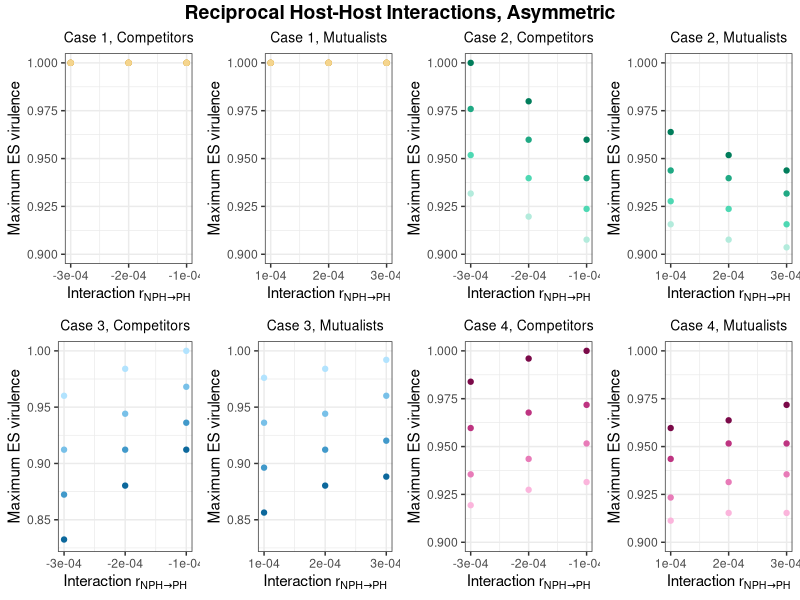

Write R code to recreate this figure.
library(ggplot2)
library(ggpubr)
cbPalette <- c("#999999", "#E69F00", "#56B4E9", "#009E73", "#F0E442", "#0072B2", "#D55E00", "#CC79A7")

onwardtrans_recip_com<- read.table(header = TRUE, text = "
 n      high	highmed  medlow low
-0.0003	0.832446809	0.872340426	0.912234043	0.960106383
-0.0002	0.880319149	0.912234043	0.944148936	0.984042553
-0.0001	0.912234043	0.936170213	0.968085106	1
")


onwardrecip_com <- ggplot(data = onwardtrans_recip_com, aes(x = n)) +
  scale_colour_manual(values=cbPalette)+
  geom_point(aes(y = high), color = "#0C689C") + 
  geom_point(aes(y = highmed), color = "#4199CA") +
  geom_point(aes(y = medlow), color = "#78C0E8") + 
  geom_point(aes(y = low), color = "#B2E3FE") +
  ggtitle("Case 3, Competitors")+
  theme_bw()+
  ylim(0.83,1)+
  theme(plot.title = element_text(hjust = 0.5))+
  theme(plot.title = element_text(size = 10))+
  scale_x_continuous(breaks=seq(-0.0003,-0.0001,0.0001))+
  labs(x = expression("Interaction r"["NPH" %->% "PH"])) + ylab("Maximum ES virulence")

onwardtrans_recip_mut<- read.table(header = TRUE, text = "
 n      high	highmed  medlow low
0.0001	0.856382979	0.896276596	0.936170213	0.97606383
0.0002	0.880319149	0.912234043	0.944148936	0.984042553
0.0003	0.888297872	0.920212766	0.960106383	0.992021277
")


onwardrecip_mut <- ggplot(data = onwardtrans_recip_mut, aes(x = n)) +
  scale_colour_manual(values=cbPalette)+
  geom_point(aes(y = high), color = "#0C689C") + 
  geom_point(aes(y = highmed), color = "#4199CA") +
  geom_point(aes(y = medlow), color = "#78C0E8") + 
  geom_point(aes(y = low), color = "#B2E3FE") +
  ggtitle("Case 3, Mutualists")+
  theme_bw()+
  ylim(0.83,1)+
  theme(plot.title = element_text(hjust = 0.5))+
  theme(plot.title = element_text(size = 10))+
  scale_x_continuous(breaks=seq(0.0001,0.0003,0.0001))+
  labs(x = expression("Interaction r"["NPH" %->% "PH"])) + ylab("Maximum ES virulence")


suscep_recip_com<- read.table(header = TRUE, text = "
 n      high	highmed  medlow low
-0.0003	1	1	1	1
-0.0002	1	1	1	1
-0.0001	1	1	1	1
")

susceprecip_com <- ggplot(data = suscep_recip_com, aes(x = n)) +
  scale_colour_manual(values=cbPalette)+
  geom_point(aes(y = high), color = "#AB7703") + 
  geom_point(aes(y = highmed), color = "#D3A235") +
  geom_point(aes(y = medlow), color = "#E7BE63") + 
  geom_point(aes(y = low), color = "#F5D58E") +
  ggtitle("Case 1, Competitors")+
  theme_bw()+
  ylim(0.9,1)+
  theme(plot.title = element_text(hjust = 0.5))+
  theme(plot.title = element_text(size = 10))+
  scale_x_continuous(breaks=seq(-0.0003,-0.0001,0.0001))+
  labs(x = expression("Interaction r"["NPH" %->% "PH"])) + ylab("Maximum ES virulence")


suscep_recip_mut<- read.table(header = TRUE, text = "
 n      high	highmed  medlow low
0.0001	1	1	1	1
0.0002	1	1	1	1
0.0003	1	1	1	1
")

susceprecip_mut <- ggplot(data = suscep_recip_mut, aes(x = n)) +
  scale_colour_manual(values=cbPalette)+
  geom_point(aes(y = high), color = "#AB7703") + 
  geom_point(aes(y = highmed), color = "#D3A235") +
  geom_point(aes(y = medlow), color = "#E7BE63") + 
  geom_point(aes(y = low), color = "#F5D58E") +
  ggtitle("Case 1, Mutualists")+
  theme_bw()+
  ylim(0.9,1)+
  theme(plot.title = element_text(hjust = 0.5))+
  theme(plot.title = element_text(size = 10))+
  scale_x_continuous(breaks=seq(0.0001,0.0003,0.0001))+
  labs(x = expression("Interaction r"["NPH" %->% "PH"])) + ylab("Maximum ES virulence")

excessdeath_recip_com<- read.table(header = TRUE, text = "
 n      high	highmed  medlow low
-0.0003	0.983870968	0.959677419	0.935483871	0.919354839
-0.0002	0.995967742	0.967741935	0.943548387	0.927419355
-0.0001	1	0.971774194	0.951612903	0.931451613
")

excessdeathrecip_com <- ggplot(data = excessdeath_recip_com, aes(x = n)) +
  scale_colour_manual(values=cbPalette)+
  geom_point(aes(y = high), color = "#7B0A49") + 
  geom_point(aes(y = highmed), color = "#BE3481") +
  geom_point(aes(y = medlow), color = "#E87BB8") + 
  geom_point(aes(y = low), color = "#FBB5DC") +
  ggtitle("Case 4, Competitors")+
  theme_bw()+
  ylim(0.9,1)+
  theme(plot.title = element_text(hjust = 0.5))+
  theme(plot.title = element_text(size = 10))+
  scale_x_continuous(breaks=seq(-0.0003,-0.0001,0.0001))+
  labs(x = expression("Interaction r"["NPH" %->% "PH"])) + ylab("Maximum ES virulence")

excessdeath_recip_mut<- read.table(header = TRUE, text = "
 n      high	highmed  medlow low
0.0001	0.959677419	0.943548387	0.923387097	0.911290323
0.0002	0.963709677	0.951612903	0.931451613	0.915322581
0.0003	0.971774194	0.951612903	0.935483871	0.915322581
")

excessdeathrecip_mut <- ggplot(data = excessdeath_recip_mut, aes(x = n)) +
  scale_colour_manual(values=cbPalette)+
  geom_point(aes(y = high), color = "#7B0A49") + 
  geom_point(aes(y = highmed), color = "#BE3481") +
  geom_point(aes(y = medlow), color = "#E87BB8") + 
  geom_point(aes(y = low), color = "#FBB5DC") +
  ggtitle("Case 4, Mutualists")+
  theme_bw()+
  ylim(0.9,1)+
  theme(plot.title = element_text(hjust = 0.5))+
  theme(plot.title = element_text(size = 10))+
  scale_x_continuous(breaks=seq(0.0001,0.0003,0.0001))+
  labs(x = expression("Interaction r"["NPH" %->% "PH"])) + ylab("Maximum ES virulence")

growth_recip_com<- read.table(header = TRUE, text = "
 n      high	highmed  medlow low
-0.0003	1	0.975903614	0.951807229	0.931726908
-0.0002	0.979919679	0.959839357	0.939759036	0.919678715
-0.0001	0.959839357	0.939759036	0.923694779	0.907630522

")

growthrecip_com <- ggplot(data = growth_recip_com, aes(x = n)) +
  scale_colour_manual(values=cbPalette)+
  geom_point(aes(y = high), color = "#017D5B") + 
  geom_point(aes(y = highmed), color = "#20A984") +
  geom_point(aes(y = medlow), color = "#4ED8B3") + 
  geom_point(aes(y = low), color = "#B3EBDC") +
  ggtitle("Case 2, Competitors")+
  theme_bw()+
  ylim(0.9,1)+
  theme(plot.title = element_text(hjust = 0.5))+
  theme(plot.title = element_text(size = 10))+
  scale_x_continuous(breaks=seq(-0.0003,-0.0001,0.0001))+
  labs(x = expression("Interaction r"["NPH" %->% "PH"])) + ylab("Maximum ES virulence")

growth_recip_mut<- read.table(header = TRUE, text = "
 n      high	highmed  medlow low
0.0001	0.963855422	0.9437751	0.927710843	0.915662651
0.0002	0.951807229	0.939759036	0.923694779	0.907630522
0.0003	0.9437751	0.931726908	0.915662651	0.903614458
")

growthrecip_mut <- ggplot(data = growth_recip_mut, aes(x = n)) +
  scale_colour_manual(values=cbPalette)+
  geom_point(aes(y = high), color = "#017D5B") + 
  geom_point(aes(y = highmed), color = "#20A984") +
  geom_point(aes(y = medlow), color = "#4ED8B3") + 
  geom_point(aes(y = low), color = "#B3EBDC") +
  ggtitle("Case 2, Mutualists")+
  theme_bw()+
  ylim(0.9,1)+
  theme(plot.title = element_text(hjust = 0.5))+
  theme(plot.title = element_text(size = 10))+
  scale_x_continuous(breaks=seq(0.0001,0.0003,0.0001))+
  labs(x = expression("Interaction r"["NPH" %->% "PH"])) + ylab("Maximum ES virulence")


figure3<- ggarrange(susceprecip_com, susceprecip_mut, growthrecip_com, growthrecip_mut, onwardrecip_com, onwardrecip_mut, excessdeathrecip_com, excessdeathrecip_mut,
                     ncol = 4, nrow = 2)
figure3 <-annotate_figure(figure3, 
                          top = text_grob("Reciprocal Host-Host Interactions, Asymmetric", face = "bold", size = 14))
print(figure3)

